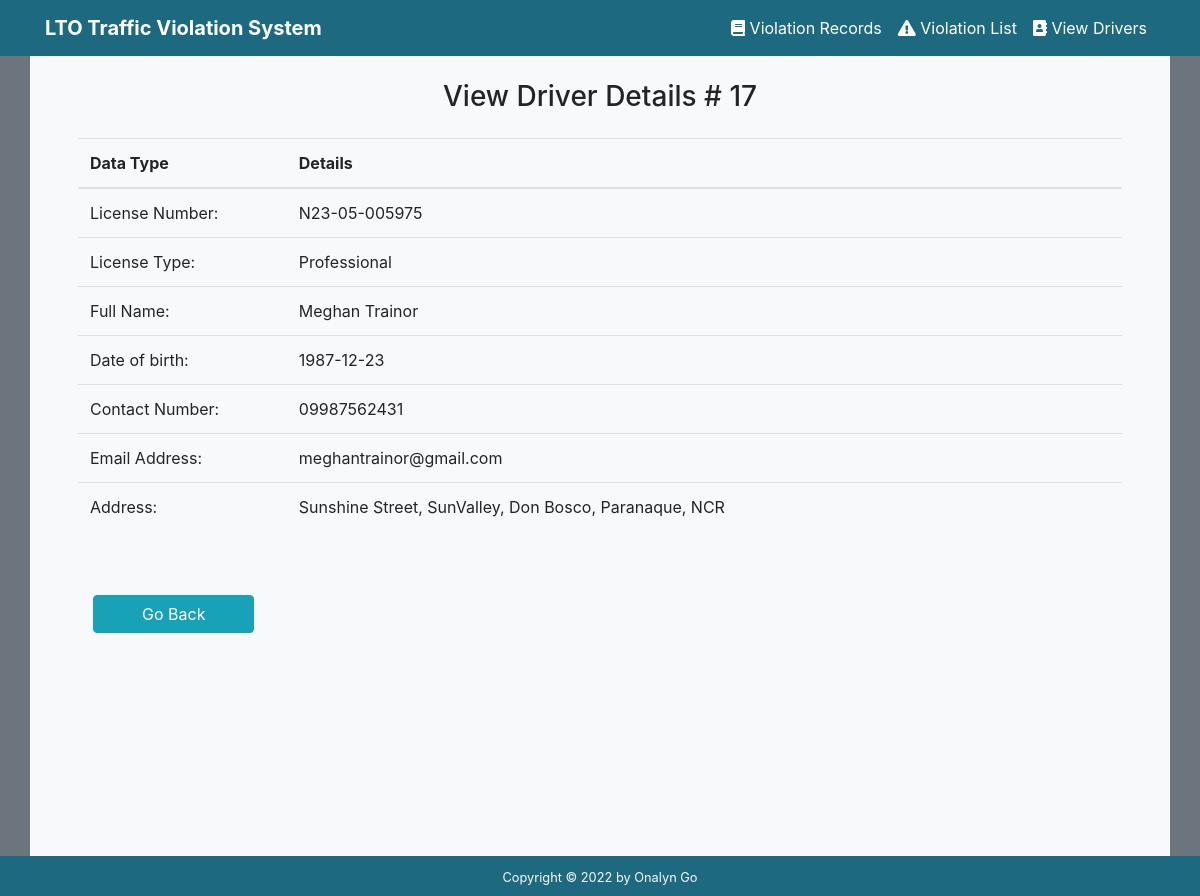
Screenshot of /viewDriverDetails.php?driver_id=17 with the database file from the repository.
### tables this page shows
CREATE TABLE `drivers` (
  `driver_id` int(11) NOT NULL,
  `license_no` varchar(20) NOT NULL,
  `license_type` varchar(200) DEFAULT NULL,
  `first_name` varchar(100) NOT NULL,
  `last_name` varchar(100) NOT NULL,
  `birth_date` date NOT NULL,
  `phone` varchar(20) DEFAULT NULL,
  `email` varchar(100) DEFAULT NULL,
  `street_name` varchar(200) DEFAULT NULL,
  `village_name` varchar(200) DEFAULT NULL,
  `barangay` varchar(200) DEFAULT NULL,
  `city` varchar(200) DEFAULT NULL,
  `region` char(200) DEFAULT NULL,
  `created_at` datetime NOT NULL DEFAULT CURRENT_TIMESTAMP,
  `updated_at` datetime DEFAULT NULL ON UPDATE CURRENT_TIMESTAMP
);

### viewDriverDetails.php (the view, shortened to what this page needs)
<?php
require_once "template/header.php";
$pdo = new DBCon("mysql", "localhost", "lto-traffic-violation", "root", "root");
if (isset($_GET['driver_id'])) {
    $stmt = $pdo->prepare('SELECT * FROM drivers WHERE driver_id = ?');
    $stmt->execute([$_GET['driver_id']]);
    $driver = $stmt->fetch(PDO::FETCH_ASSOC);
} else {
    exit('No DRIVER ID specified!');
}
?>
<section class="container-xl bg-light py-4 px-5 height" >
    <h3 class="text-center pb-3">View Driver Details # <?=$driver['driver_id']?></h3>
    <table class="table">
        <thead>
            <tr>
                <th scope="col" width="20%">Data Type</th>
                <th scope="col">Details</th>
            </tr>
        </thead>
        <tbody>
            <tr>
                <td>License Number:</td>
                <td><?=$driver['license_no']?></td>
            </tr>
            <tr>
                <td>License Type:</td>
                <td><?=$driver['license_type']?></td>
            </tr>
            <tr>
                <td>Full Name:</td>
                <td><?=$driver['first_name'] . " " . $driver['last_name']?></td>
            </tr>
            <tr>
                <td>Date of birth:</td>
                <td><?=$driver['birth_date']?></td>
            </tr>
            <tr>
                <td>Contact Number:</td>
                <td><?=$driver['phone']?></td>
            </tr>
            <tr>
                <td>Email Address:</td>
                <td><?=$driver['email']?></td>
            </tr>
            <tr>
                <td>Address:</td>
                <td><?=$driver['street_name'] . ", " . $driver['village_name'] . ", " .  $driver['barangay'] . ", " .  $driver['city'] . ", " .  $driver['region']?></td>
            </tr>
        </tbody>
    </table>
    <div class="col pt-5">
        <a class="btn btn-info px-5" href="viewDrivers.php">Go Back</a>
    </div>
</section>
<?php include "template/footer.php"?>

### template/header.php (shortened to what this page needs)
<!doctype html>
<html lang="en" style="height:100%;">
    <head>
        <link href="style.css" rel="stylesheet" type="text/css">
        <link rel="stylesheet" href="https://cdn.jsdelivr.net/npm/bootstrap@4.4.1/dist/css/bootstrap.min.css">
        <link rel="stylesheet" href="https://cdnjs.cloudflare.com/ajax/libs/font-awesome/5.7.1/css/all.min.css" />
    </head>
    <body class="bg-secondary" style="height:100%;">
        <nav class="navbar navbar-expand-lg navbar-dark sticky-top" style="background-color: #1D6A80">
        <div class="container-xl">
            <a class="navbar-brand font-weight-bold" href="index.php">LTO Traffic Violation System</a>
            <div class="collapse navbar-collapse" id="navbarNavAltMarkup">
                <div class="navbar-nav ml-auto">
                    <a class="nav-item nav-link active" href="viewRecords.php"></i><i class="fas fa-book"></i> Violation Records</a>
                    <a class="nav-item nav-link active" href="viewViolations.php"><i class="fas fa-exclamation-triangle"></i></i> Violation List</a>
                    <a class="nav-item nav-link active" href="viewDrivers.php"><i class="fas fa-address-book"></i> View Drivers</a>
                </div>
            </div>
            </div>
        </nav>

### template/footer.php (shortened to what this page needs)
    <footer class="text-light text-center py-2" style="background-color: #1D6A80">
        <small>Copyright &copy; <?= date("Y")?> by Onalyn Go</small>
    </footer>
    </body>
</html>

### style.css (style rules this page uses)
* { margin: 0; padding: 0; box-sizing: border-box; }
.height { height: 100% !important; }

### rows the page displays
drivers: driver_id "17", license_no "N23-05-005975", license_type "Professional", first_name "Meghan", last_name "Trainor", birth_date "1987-12-23", phone "09987562431", email "meghantrainor@gmail.com", street_name "Sunshine Street", village_name "SunValley", barangay "Don Bosco", city "Paranaque", region "NCR"
